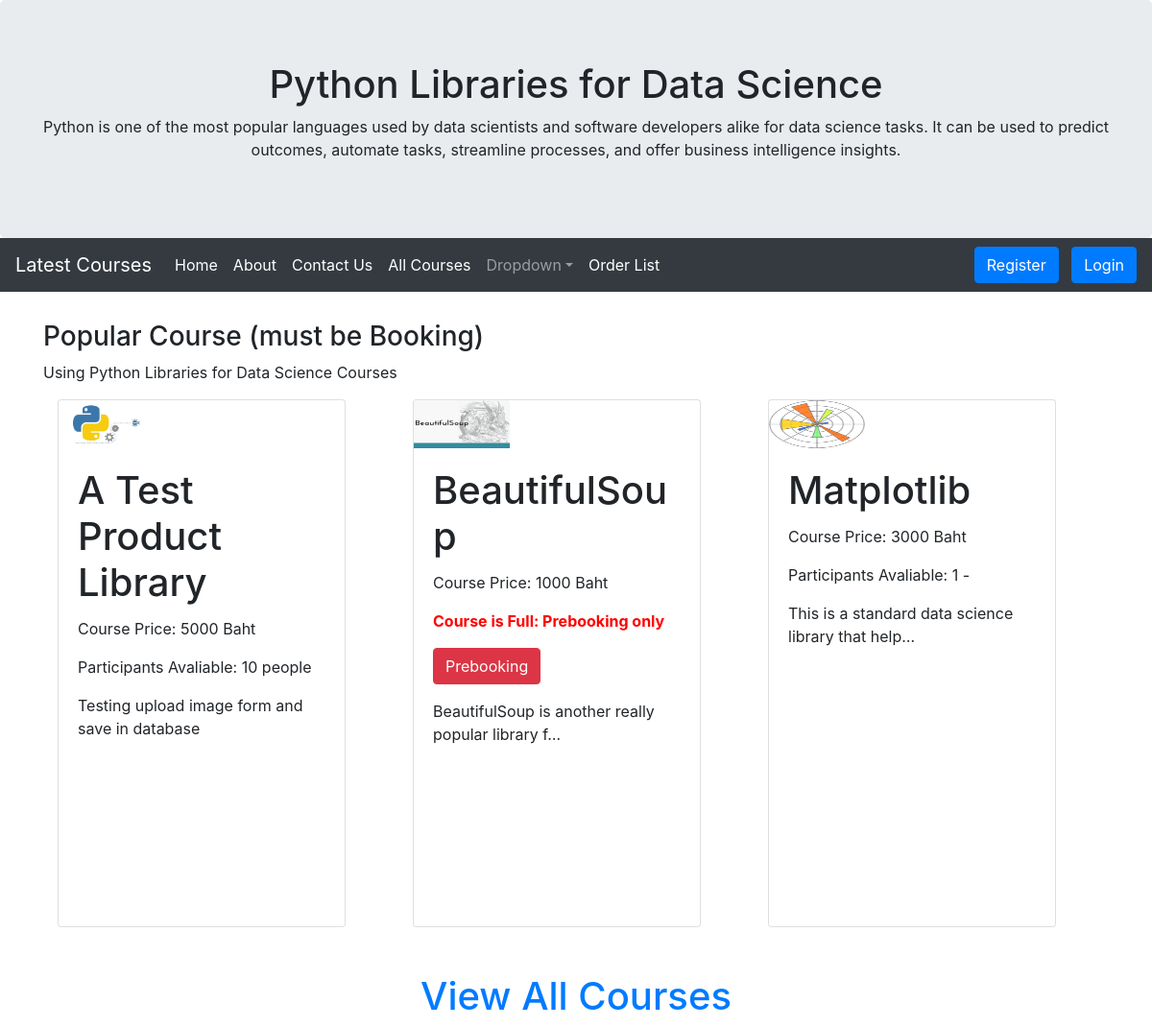
Screenshot of /lastest/ with the database file from the repository.
### myapp/models.py (models this page shows, shortened)
class Allproduct(models.Model):
	name = models.CharField(max_length=100)
	price = models.CharField(max_length=100)
	detail = models.TextField(null=True,blank=True)
	imageurl = models.CharField(max_length=200, null=True, blank=True)
	instock = models.BooleanField(default=True)
	quantity = models.IntegerField(default=1)
	unit = models.CharField(max_length=200, default='-')
	image = models.ImageField(upload_to="products", null=True, blank=True)

### myapp/views.py (the view)
# urls.py: path('lastest/', Lastest, name = 'lastest-page'),
def Lastest(request):
	product = Allproduct.objects.all().order_by('id').reverse()[:3] #ดึงข้อมูลเพียง 3 ตัว
	preorder = Allproduct.objects.filter(quantity__lte=0)#กรองข้อมูลที่ค่า quantity <= 0
	context = {'product':product,'preorder':preorder} #โยนข้อมูลที่เราถึงมาจากบรรทัดข้างบนเพื่อแนบไปกับ context
	return render(request,'myapp/lastest.html', context)

### myapp/template/myapp/lastest.html
{% extends 'myapp/base.html' %}
{% block content %}
<h3>Popular Course (must be Booking)</h3>
	<p>Using Python Libraries for Data Science Courses</p>
	<div class="container-fluid">
		<div class="row">
			{% for pd in product %}
					<div class="col-sm-4">
							<div class="card" style="width:300px; height: 550px;">
									{% if pd.image %}
										<img class="card-img-top" src="{{ pd.image.url }}" alt="Card image" style="width:100px;height:50px";/>
									{% elif pd.imageurl != None %}
										<img class="card-img-top" src="{{ pd.imageurl }}" alt="Card image" style="width:100px;height:50px";/>
									{% else %}
										<img class="card-img-top" src="/media/products/default.png" alt="Card image" style="width:100px;height:50px";/>
									{% endif %}
									<div class="card-body">
										<h1 class="card-title">{{ pd.name }}</h1>
										<p class="card-text">Course Price: {{ pd.price }} Baht</p>
										{% if pd.quantity > 0 %}
											<p class="card-text">Participants Avaliable: {{ pd.quantity }} {{ pd.unit }}</p>
										{% else %}
											<p class="card-text" style="color: red;font-weight: bold;">Course is Full: Prebooking only</p>
											<a href="#" class="btn btn-danger">Prebooking</a>
										{% endif %}
										<p class="card-text">{{ pd.detail | linebreaks |truncatechars_html:50}}</p>
									</div>
							</div>
							<br><br>
					</div>
			{% endfor %}
		</div>
	</div>
	<div class="container">
		<center><a href="{% url 'allproducts-page' %}"><h1>View All Courses</h1></a></center>
	</div>
{% endblock content %}

### rows the page displays
Allproduct: image (picture), name "A Test Product Library", price "5000", quantity "10", unit "people", detail "Testing upload image form and save in database"
Allproduct: image (picture), name "BeautifulSoup", price "1000", quantity "Course is Full: Prebooking only", detail "BeautifulSoup is another really popular library f…"
Allproduct: image (picture), name "Matplotlib", price "3000", quantity "1", unit "-", detail "This is a standard data science library that help…"
